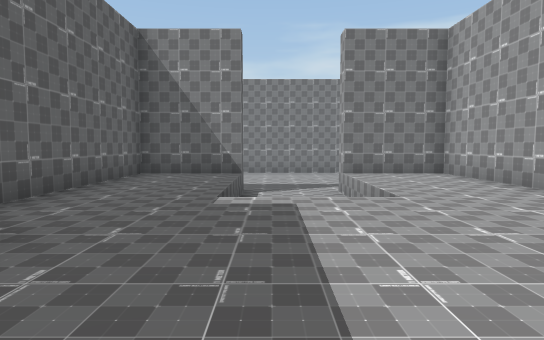
View 1 (above)

22 first-person views from a walk through a Unity game level. The camera is 1.4 m above the floor, tilts 4° down and sees 75° across. The floor is counted in squares, 2 m on a side. Each view is taken from the middle of a square. On the plan, view 1 faces up. The plan holds only what a view shows up to about 11 squares ahead; the rest is blank. The place goes on beyond the plan. The player is left out. Some surface patterns are stand-ins.

View 2
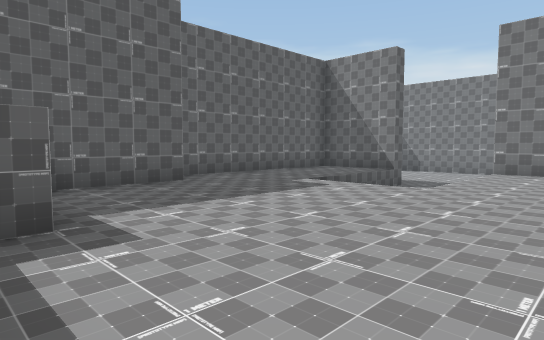

View 3
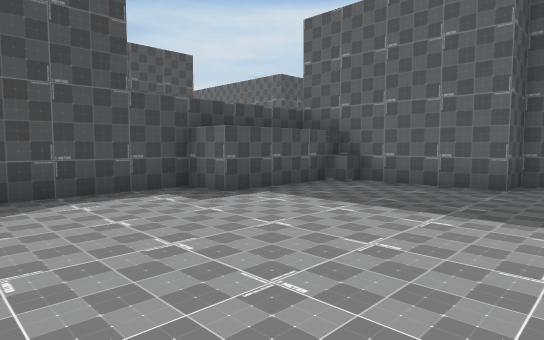

View 4
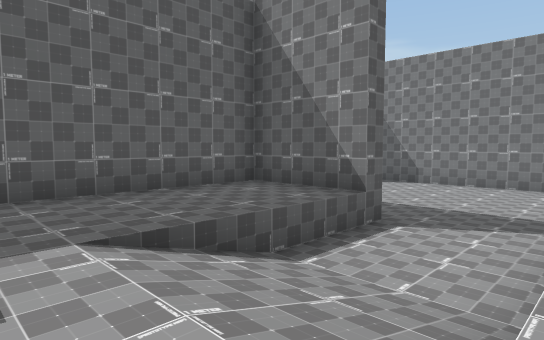

View 5
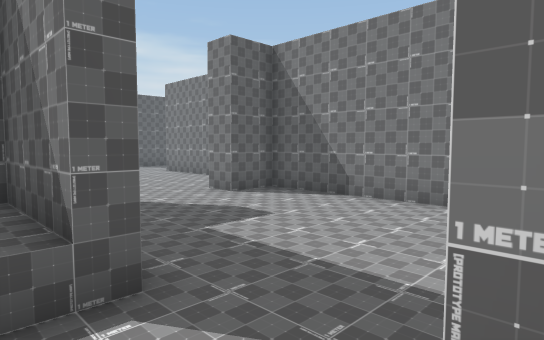

View 6
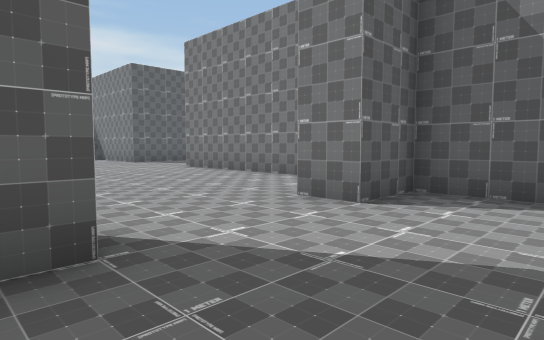

View 7
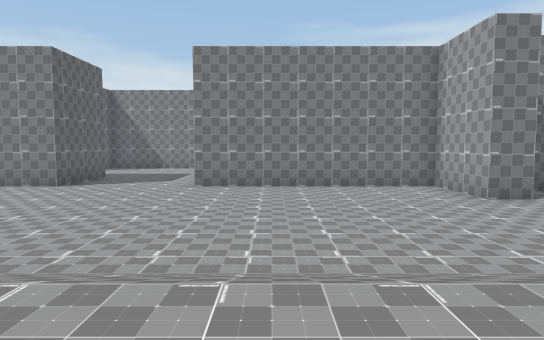

View 8
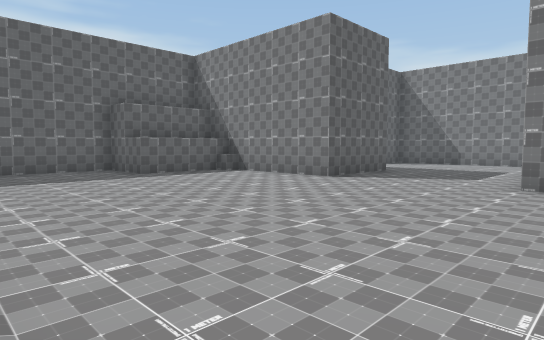

View 9
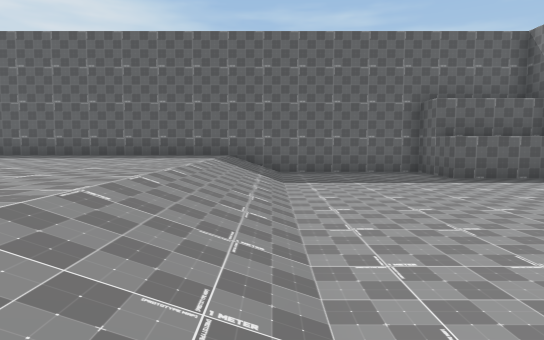

View 10
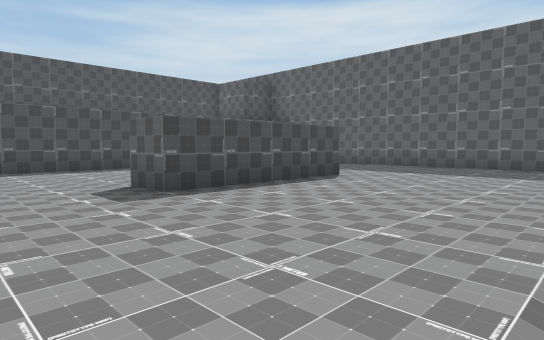

View 11
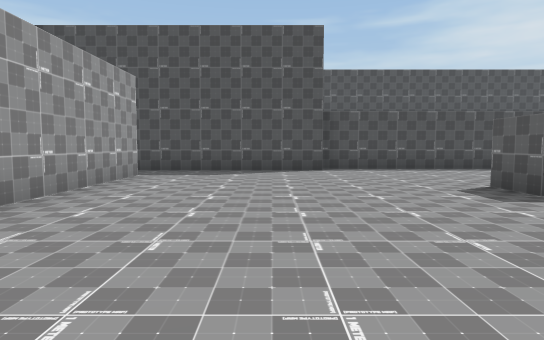

View 12
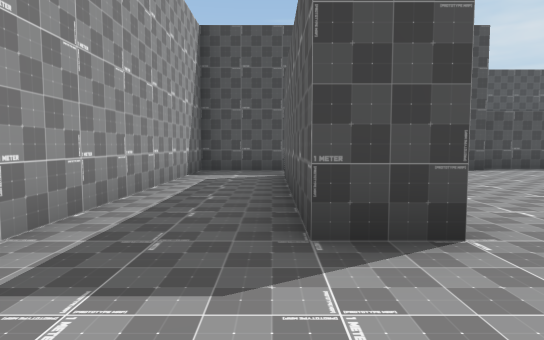

View 13
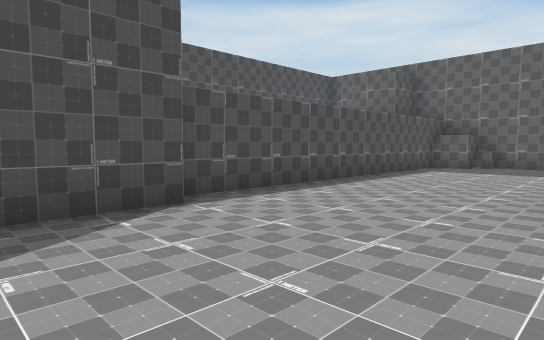

View 14
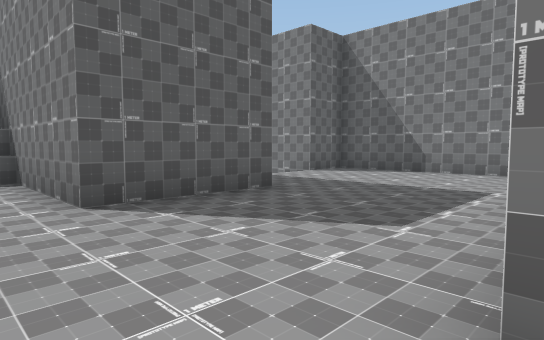

View 15
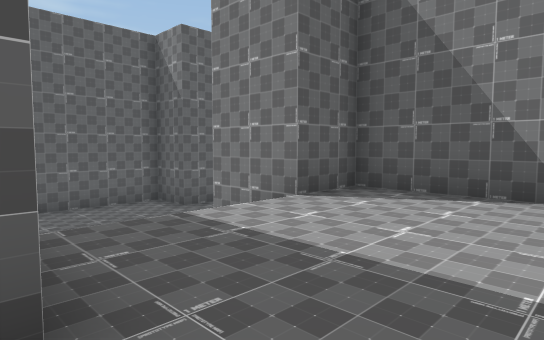

View 16
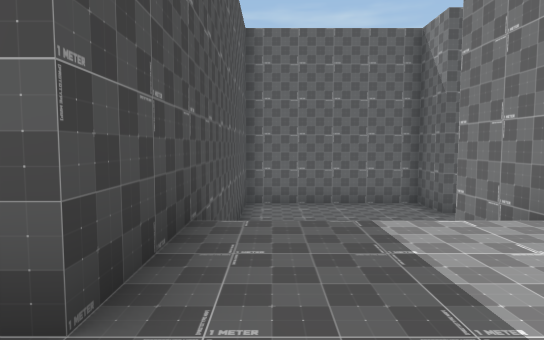

View 17
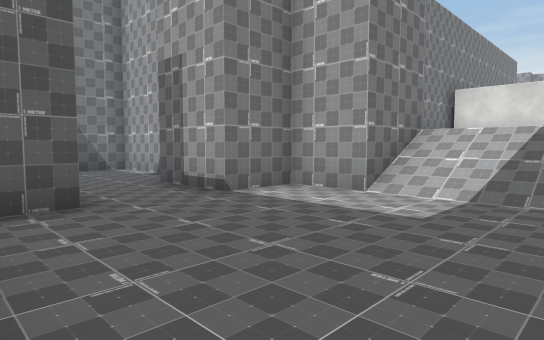

View 18
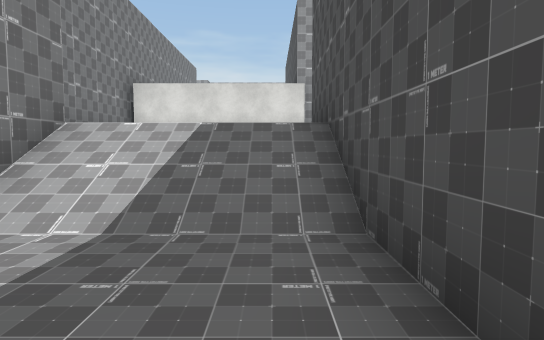

View 19
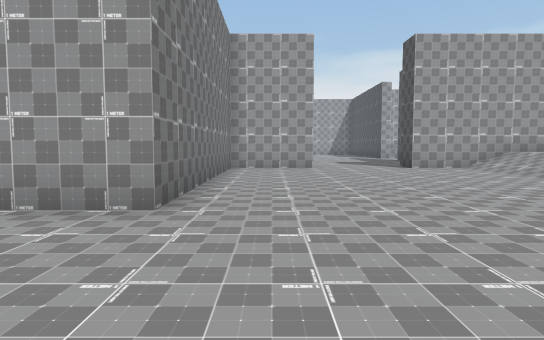

View 20
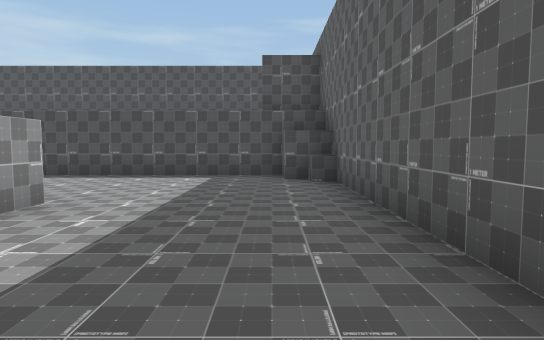

View 21
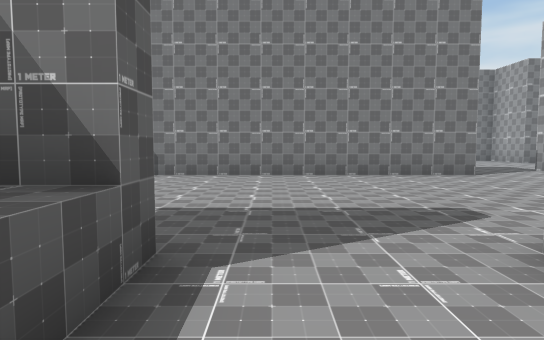

View 22
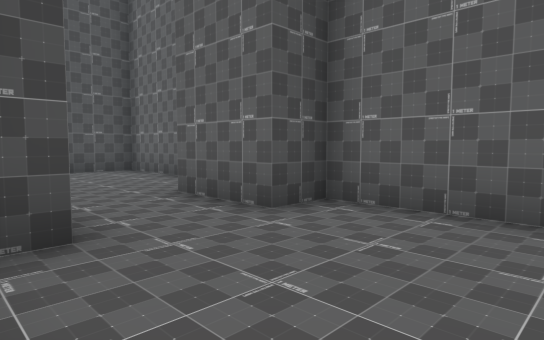

### Floor plan
Key: @ floor where view 1 was taken; # wall or solid block; . main floor; : floor 1 m higher than the main floor; - floor 2 m lower than the main floor; / step, stairs or slope; ^ raised ledge.
Columns run from 27 left of view 1 to 4 right of it. Each row starts with its distance up from view 1.
 29  #----#
 28  #----#
 27  #----
 26  ##--#
 25 ###--#########
 24 #-----##..... #
 23 #-----##..... #
 22 #-----//......#
 21 #-----//......#
 20 #-----//......#
 19 ##########....#
 18          #....#
 17       ####....########
 16      ##..............###########
 15      #...............#..........
 14    ###...............#..........
 13    #............................
 12    #............................
 11    #...........................
 10    #.................#.........
  9    #/////////////////# ####..###
  8    #/////////////////###:::..:::
  7    #:::::::::::::::::###:::..:::
  6    #:::::::::::::::::###::://:::
  5    #::::::::::::::#::###::://:::
  4    #::::::::::::::#::###::::::::
  3    #::::####::::::#::###::::::::
  2    #::::::::::::::#::# ##:::::::
  1    #::::::::::::::#::#  #:::::::
  0    ##::::::::::::::::#   ^:@::::
 -1     #:::::::::########   ^^^::::
 -2     ###########              ##
 -3
 -4
 -5
 -6                          ###

Where each view was taken, in squares from view 1:
view 1: 0 up, 0 right, facing up
view 2: 1 down, 4 right, facing up-left
view 3: 4 up, 4 right, facing down-left
view 4: 4 up, 2 right, facing up-left
view 5: 8 up, 2 right, facing up-left
view 6: 10 up, 3 left, facing up-left
view 7: 6 up, 11 left, facing up
view 8: 9 up, 12 left, facing up-left
view 9: 9 up, 13 left, facing left
view 10: 8 up, 13 left, facing down-left
view 11: 8 up, 12 left, facing down
view 12: 8 up, 8 left, facing down
view 13: 3 up, 11 left, facing down-left
view 14: 15 up, 13 left, facing up-left
view 15: 19 up, 16 left, facing up-left
view 16: 20 up, 16 left, facing left
view 17: 20 up, 26 left, facing up-right
view 18: 20 up, 24 left, facing right
view 19: 15 up, 17 left, facing right
view 20: 7 up, 22 left, facing down
view 21: 7 up, 0 right, facing up
view 22: 29 up, 22 left, facing down-left
